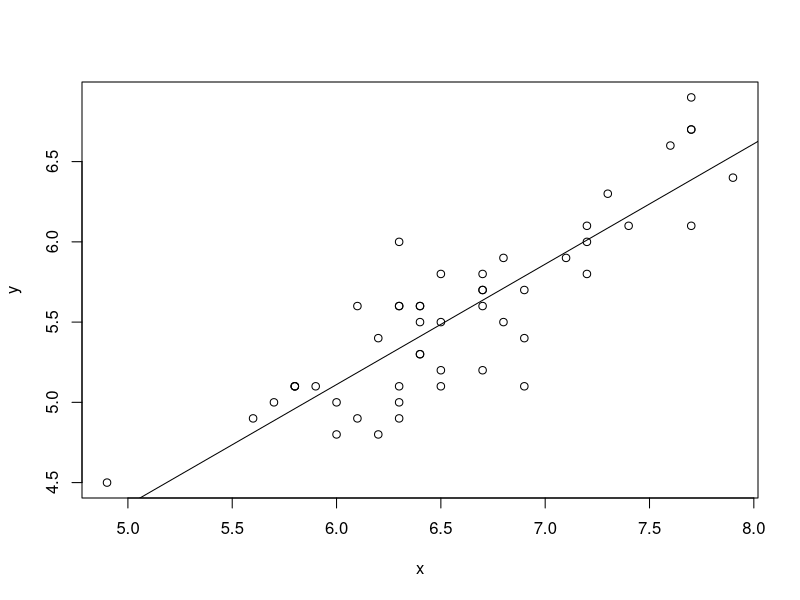

Write the R code that produced this figure. (Note: this script raises an error after producing the figure.)
# CANNR TM analytics container building tool example showing how to fit an
# R model that can then be exposed as a Web service.
# Copyright 2020 Pat Tendick ptendick@gmail.com
# All rights reserved
# Maintainer Pat Tendick ptendick@gmail.com

# Fit a model to iris data, specifically predict petal length from sepal length
# for virginica species.

library(tidyverse)

# Set the working directory, e.g.
setwd('examples/project1/folder2/home')

# Subset virginica
irisData <- as_tibble(subset(iris, Species == 'virginica'))

# Rename Sepal.Length and Petal.Length to x and y for simplicity since we will be
# passing in x as a URL query parameter.
irisData <- irisData %>% 
	rename(
		x = Sepal.Length,
		y = Petal.Length
	)

# Subset columns to be just x and y
irisData <- irisData[c('x','y')]

# Fit a straight line model
irisModel <- lm(y ~ x, data = irisData)

# Plot the data and the fitted line
with(irisData,plot(x, y))
abline(irisModel)

# Save the model
saveRDS(irisModel, 'models/irisModel.rds')
